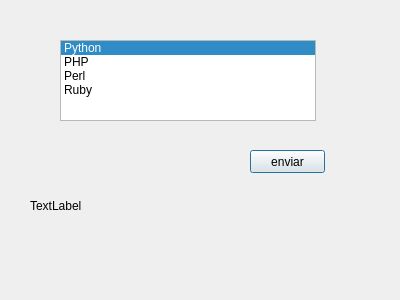
<?xml version="1.0" encoding="UTF-8"?>
<ui version="4.0">
 <class>Dialog</class>
 <widget class="QDialog" name="Dialog">
  <property name="geometry">
   <rect>
    <x>0</x>
    <y>0</y>
    <width>400</width>
    <height>300</height>
   </rect>
  </property>
  <property name="windowTitle">
   <string>Dialog</string>
  </property>
  <widget class="QListWidget" name="lenguajes">
   <property name="geometry">
    <rect>
     <x>60</x>
     <y>40</y>
     <width>256</width>
     <height>81</height>
    </rect>
   </property>
   <property name="selectionMode">
    <enum>QAbstractItemView::MultiSelection</enum>
   </property>
   <property name="batchSize">
    <number>106</number>
   </property>
   <property name="currentRow">
    <number>0</number>
   </property>
   <item>
    <property name="text">
     <string>Python</string>
    </property>
   </item>
   <item>
    <property name="text">
     <string>PHP</string>
    </property>
   </item>
   <item>
    <property name="text">
     <string>Perl</string>
    </property>
   </item>
   <item>
    <property name="text">
     <string>Ruby</string>
    </property>
   </item>
  </widget>
  <widget class="QPushButton" name="boton">
   <property name="geometry">
    <rect>
     <x>250</x>
     <y>150</y>
     <width>75</width>
     <height>23</height>
    </rect>
   </property>
   <property name="text">
    <string>enviar</string>
   </property>
  </widget>
  <widget class="QLabel" name="labelLenguajes">
   <property name="geometry">
    <rect>
     <x>30</x>
     <y>170</y>
     <width>171</width>
     <height>71</height>
    </rect>
   </property>
   <property name="text">
    <string>TextLabel</string>
   </property>
  </widget>
 </widget>
 <resources/>
 <connections/>
</ui>
